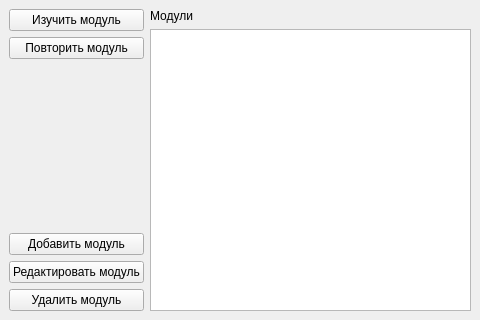
<?xml version="1.0" encoding="UTF-8"?>
<ui version="4.0">
 <class>MainWindow</class>
 <widget class="QMainWindow" name="MainWindow">
  <property name="geometry">
   <rect>
    <x>0</x>
    <y>0</y>
    <width>480</width>
    <height>320</height>
   </rect>
  </property>
  <property name="windowTitle">
   <string>MainWindow</string>
  </property>
  <widget class="QWidget" name="centralwidget">
   <layout class="QHBoxLayout" name="horizontalLayout">
    <item>
     <layout class="QVBoxLayout" name="verticalLayout_2">
      <item>
       <widget class="QPushButton" name="learnDeckButton">
        <property name="text">
         <string>Изучить модуль</string>
        </property>
       </widget>
      </item>
      <item>
       <widget class="QPushButton" name="repeatDeckButton">
        <property name="text">
         <string>Повторить модуль</string>
        </property>
       </widget>
      </item>
      <item>
       <spacer name="verticalSpacer">
        <property name="orientation">
         <enum>Qt::Vertical</enum>
        </property>
        <property name="sizeHint" stdset="0">
         <size>
          <width>20</width>
          <height>40</height>
         </size>
        </property>
       </spacer>
      </item>
      <item>
       <widget class="QPushButton" name="addDeckButton">
        <property name="text">
         <string>Добавить модуль</string>
        </property>
       </widget>
      </item>
      <item>
       <widget class="QPushButton" name="editDeckButton">
        <property name="text">
         <string>Редактировать модуль</string>
        </property>
       </widget>
      </item>
      <item>
       <widget class="QPushButton" name="deleteDeckButton">
        <property name="text">
         <string>Удалить модуль</string>
        </property>
       </widget>
      </item>
     </layout>
    </item>
    <item>
     <layout class="QVBoxLayout" name="verticalLayout">
      <item>
       <widget class="QLabel" name="label">
        <property name="text">
         <string>Модули</string>
        </property>
       </widget>
      </item>
      <item>
       <widget class="QListWidget" name="decksList"/>
      </item>
     </layout>
    </item>
   </layout>
  </widget>
  <widget class="QMenuBar" name="menubar">
   <property name="geometry">
    <rect>
     <x>0</x>
     <y>0</y>
     <width>480</width>
     <height>22</height>
    </rect>
   </property>
  </widget>
 </widget>
 <resources/>
 <connections/>
</ui>
